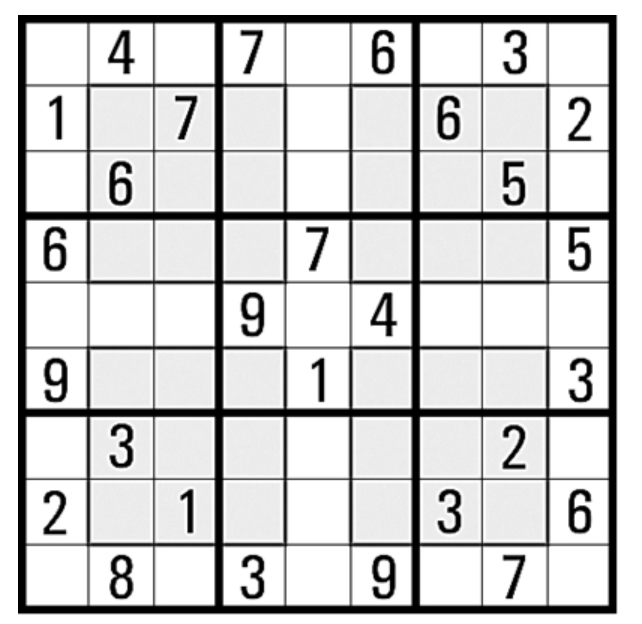
#> input picture Python：study/Python/人工智能课程学习/OpenCV学习/opencv_demo/04-前面的补充代码/src/shudu.png, 642 x 624 px
$ python '05-图像的梯度计算.py'
#> lines starting #> are read from the running program, lines starting #| are printed output that depends on the picture
import cv2
import numpy as np
def test001():
    img=np.array([[100,101,103,99,0,0,0,209,204,205],
                  [100,101,103,99,0,0,0,209,204,205],
                  [100,101,103,99,0,0,0,209,204,205],
                  [100,101,103,99,0,0,0,209,204,205],
                  [100,101,103,99,0,0,0,209,204,205],
                  [100,101,103,99,0,0,0,209,204,205],
                  [100,101,103,99,0,0,0,209,204,205]],dtype=np.uint8)
    k=np.array([[-1,0,1],
                [-2,0,2],
                [-1,0,1]])
    img2=cv2.filter2D(img,-1,k)
    print(img2)
# test001()

def test002():
    img=cv2.imread("./src/shudu.png",cv2.IMREAD_GRAYSCALE)
#> img: shape (624, 642); min 0, max 255, mean 207.7
    k=np.array([ [-1,0,1],
                 [-2,0,2],
                 [-1,0,1]])
    img2=cv2.filter2D(img,-1,kernel=k)
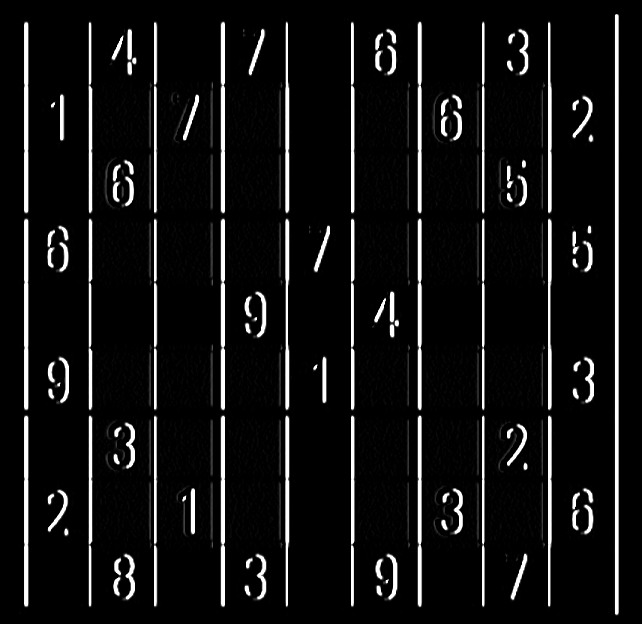
#> img2: shape (624, 642); min 0, max 255, mean 18.3
    img3=cv2.filter2D(img,-1,kernel=k.T)
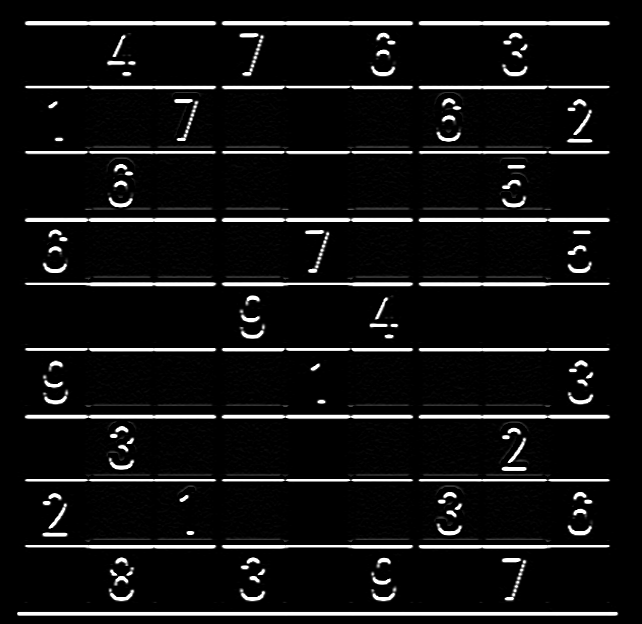
#> img3: shape (624, 642); min 0, max 255, mean 17.4
    img5=cv2.Sobel(img,-1,1,1,ksize=3)
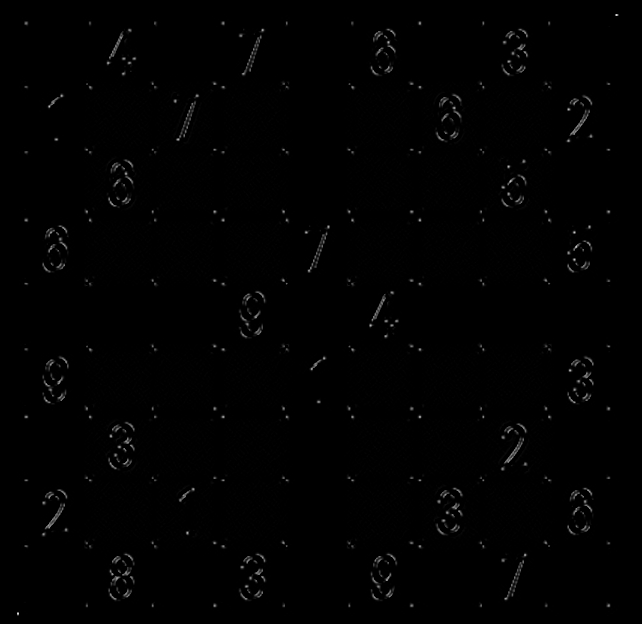
#> img5: shape (624, 642); min 0, max 211, mean 1.6
    img6=cv2.Laplacian(img,-1,ksize=3)
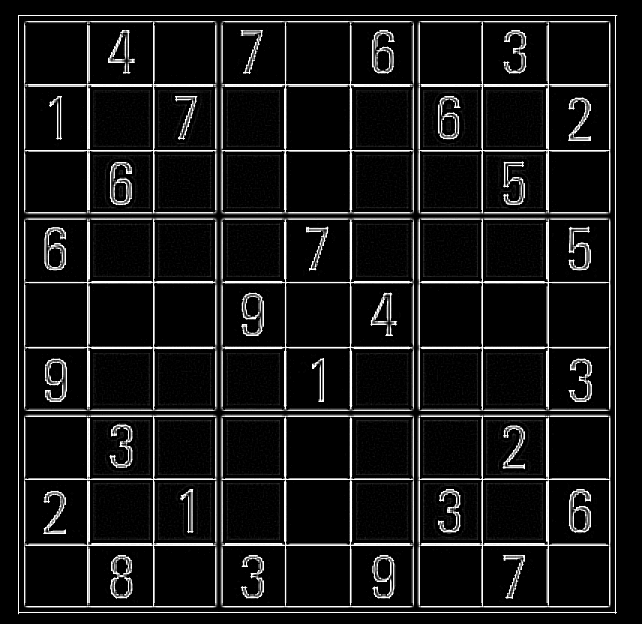
#> img6: shape (624, 642); min 0, max 255, mean 23
    cv2.imshow("img",img)
    cv2.imshow("img2",img2)
    cv2.imshow("img3",img3)
    cv2.imshow("img4",img2+img3)
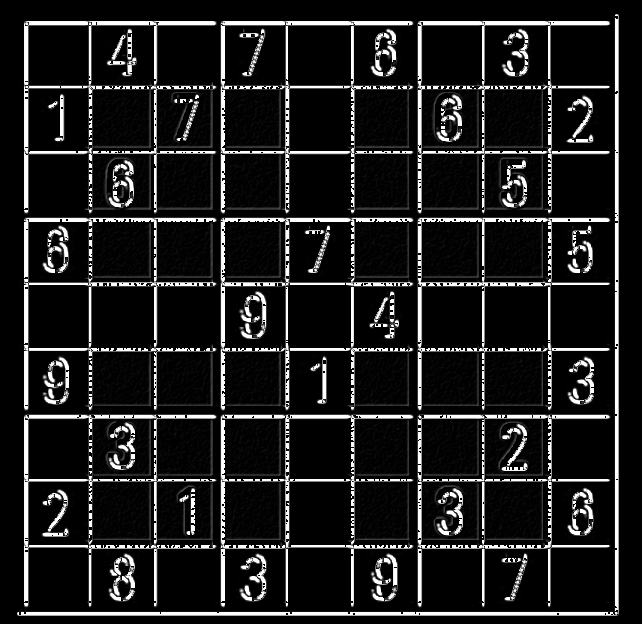
#> window 'img4': shape (624, 642); min 0, max 255, mean 29.5
    cv2.imshow("img5",img5)
    cv2.imshow("img6",img6)
    cv2.waitKey(0)
test002()
